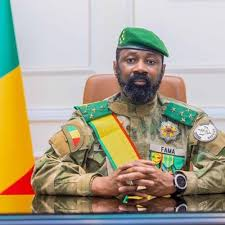
#> input picture data/known_faces/wendtoin/wendtoin_1.jpeg, 225 x 225 px, found by its file name; its folder holds 4 pictures in this run
$ python verifier_renommage.py
#> lines starting #> are read from the running program, lines starting #| are printed output that depends on the picture
import os
import cv2

# Dossier contenant les images de la personne
KNOWN_FACES_DIR = "data/known_faces/wendtoin"

def verifier_et_renommer_images(directory):
    """ Vérifie si chaque image contient un visage et la renomme """
#> called with directory = 'data/known_faces/wendtoin'
    if not os.path.exists(directory):
        print(f"Le dossier {directory} n'existe pas.")
        return

    files = os.listdir(directory)
    i = 1

    for filename in files:
        file_path = os.path.join(directory, filename)
        image = cv2.imread(file_path)
#> image is the input picture: shape (225, 225, 3); mean B, G, R 139.5, 161, 169.1

        if image is None:
            print(f"❌ Impossible de lire l'image {filename}.")
            continue

        # Détecter les visages
        gray = cv2.cvtColor(image, cv2.COLOR_BGR2GRAY)
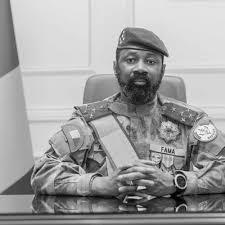
#> gray: shape (225, 225); min 0, max 255, mean 161
        face_cascade = cv2.CascadeClassifier(cv2.data.haarcascades + "haarcascade_frontalface_default.xml")
        faces = face_cascade.detectMultiScale(gray, scaleFactor=1.1, minNeighbors=5, minSize=(30, 30))
#> faces = [[111, 37, 59, 59]]

        if len(faces) > 0:
            new_name = f"face_{i}.jpg"
            new_path = os.path.join(directory, new_name)
            os.rename(file_path, new_path)
            print(f"✅ {filename} → {new_name}")
            i += 1
        else:
            print(f"❌ Aucun visage détecté dans {filename}, image ignorée.")
#> pass 2 of the loop in verifier_et_renommer_images, `for filename in files:`:
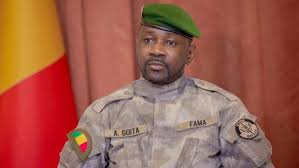
#> input picture data/known_faces/wendtoin/wendtoin_10.jpeg, 299 x 168 px, found by its file name
#> in verifier_et_renommer_images, image is the input picture: shape (168, 299, 3); mean B, G, R 77.2, 93.7, 158.6
#> in verifier_et_renommer_images, `gray = cv2.cvtColor(image, cv2.COLOR_BGR2GRAY)`:
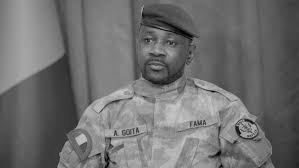
#> gray: shape (168, 299); min 1, max 203, mean 111.2
#> faces = [[128, 19, 59, 59]]
#> pass 3 of the loop in verifier_et_renommer_images, `for filename in files:`:
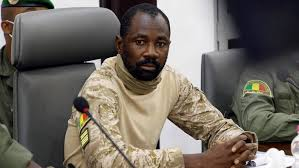
#> input picture data/known_faces/wendtoin/wendtoin_11.jpeg, 299 x 168 px, found by its file name
#> in verifier_et_renommer_images, image is the input picture: shape (168, 299, 3); mean B, G, R 97.4, 105.7, 112.4
#> in verifier_et_renommer_images, `gray = cv2.cvtColor(image, cv2.COLOR_BGR2GRAY)`:
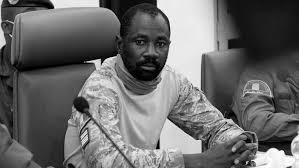
#> gray: shape (168, 299); min 0, max 255, mean 106.8
#> faces = [[124, 22, 53, 53]]
#> the loop made 4 passes; the first 3 are shown

# Exécution
verifier_et_renommer_images(KNOWN_FACES_DIR)
